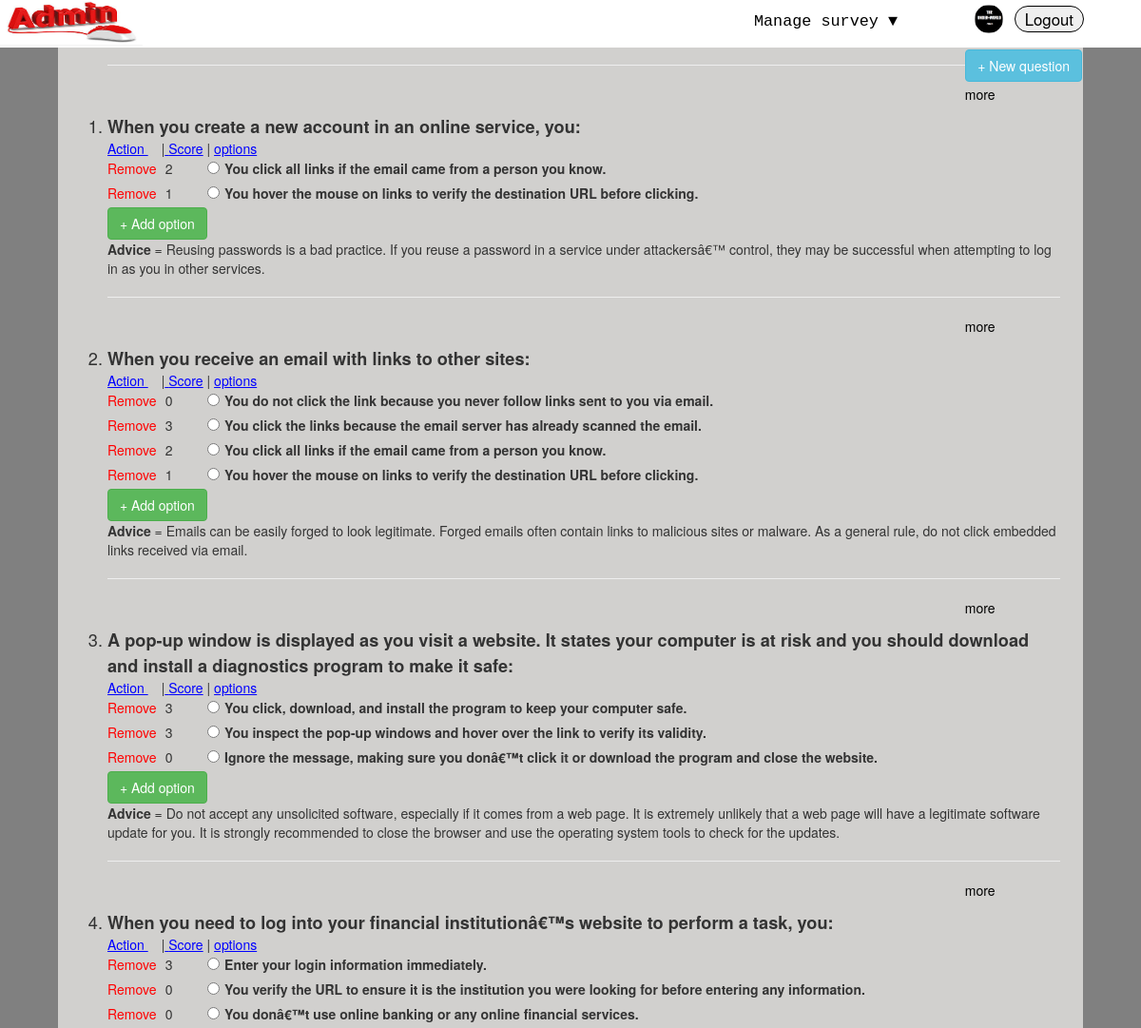
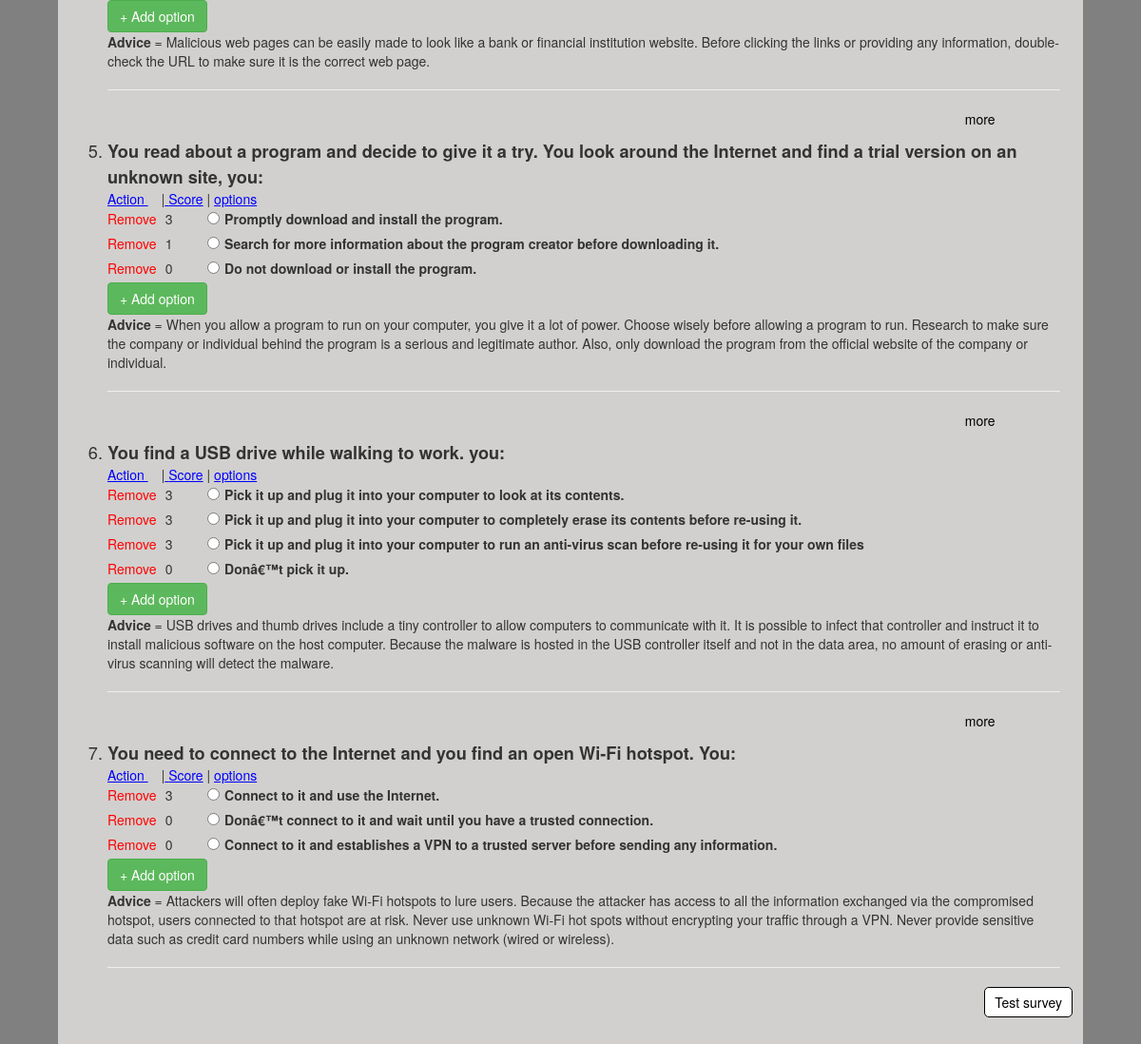
The app's page /admin_survey.php (signed in) with its own data (2 pictures, top to bottom).
### tables this page shows
CREATE TABLE `questions` (
  `question_id` int(11) NOT NULL,
  `question` text NOT NULL
);

CREATE TABLE `table_options` (
  `option_id` int(11) NOT NULL,
  `options` text NOT NULL,
  `question_id` int(11) NOT NULL,
  `score` int(11) NOT NULL
);

CREATE TABLE `advices` (
  `advice_id` int(11) NOT NULL,
  `question_id` int(11) NOT NULL,
  `advice` text NOT NULL
);

### admin_survey.php (the view, shortened to what this page needs)
<?php
	$conn = new PDO("mysql:host=localhost;dbname=under_world", "root", "");
?>
<!DOCTYPE html>
<html>
    <head>
      <link rel="stylesheet" href="./js/jquery-ui.css">
      <link rel="stylesheet" href="./js/bootstrap.min.css">
    </head>
    <body>
        <nav class="navbar  navbar-fixed-top">
          <img id="myImg" src="admin.png" alt="The Underworld" width="30" height="30">
          <div class="dropdown drop1">
            <p class="manage">Manage survey &#9660;</p>
          </div>
          <a href="admin.php"><img class="Imgs" src="admin_pic.jpg" alt="Admin" width="150" height="47"></a>
          <div class="dropdown">
              <form method="post">
              <button class="admin" name="logout">Logout</button>
          </form>
          </div>
        </nav>
      	<div class="my_panel">
          <form action="" method="post" class="this_form">
            <button class="btn btn-info" type="submit" name="add">+ New question</button>
          </form>
       		<?php
       		$result = "SELECT * FROM questions limit 10";
			$statement2 = $conn->prepare($result);
 			$statement2->execute();
 			$rows = $statement2->fetchAll();
 			?>
      <form action="" method="post">
        <ol start="1"><hr><?php
     			foreach($rows as $row)
    			{
    		  	$que_id = $row['question_id'];?>
            <div class="dropdown dropdown1">
              <p>more</p>
            </div>
            <li class="questions"><b><?php echo $row['question'];?></b></li>
            <u>Action </u> <i>---</i>|<u> Score</u> | <u>options</u><br>
            <?php
    		  	$result1 = "SELECT * FROM table_options WHERE question_id='$que_id'";
    				$statement1 = $conn->prepare($result1);
    	 			$statement1->execute();
    	 			$rows1 = $statement1->fetchAll();
            $resulti = "SELECT * FROM advices WHERE question_id='$que_id' limit 1";
            $statementi = $conn->prepare($resulti);
            $statementi->execute();
            $rowsi = $statementi->fetchAll();
    	 			foreach($rows1 as $row1)
    				{
              $opt_id = $row1['option_id'];
              echo "<a href='remove.php?id=".$opt_id."' class='remove'>Remove</a>"."<i>--</i>".$row1['score']."<i>-------</i>";?>
    					<input class="radios" type="radio"  name="rad_<?php echo $que_id;?>" value="<?php echo $row1['score']; ?>"/><label><?php echo " ".$row1['options'];?></label><br><?php
    				}?><button data-toggle="modal" class="btn btn-success" data-target="#add_option_<?php echo $que_id;?>"> + Add option</button>
            <br>
            <?php
            foreach($rowsi as $rowss)
            {
              echo "<b>Advice</b> = ".$rowss['advice'];
            }
            ?>
            <hr><?php
    			}
    			?>
    		</ol>
        <a href="survey.php" class="test">Test survey</a>
        <br><br><br>
      </form>
	</div>
	</body>
</html>

### admin_survey.php (style rules this page uses)
body { margin-top: 3%; margin-right: 5%; margin-left: 5%; padding-top: 1%; padding-right: 2%; border-right: 1px solid grey; border-left: 1px solid grey; padding-left: 1%; background-color: #d1d0ce; }
html { background-color: grey; }
.questions { font-size: 130%; }
.this_form { position: fixed; right: 5%; margin-right: 2px; top:52px; }
label { padding-left: 5px; }
.test { border: 1px solid black; position: absolute;right: 6%;background-color: white; padding:5px 10px 5px 10px; border-radius: 5px; color: black; }
.dropdown1 { margin-left: 95%; margin-right: 1%; position: relative; display: inline-block; color:black; }
.dropdown1 { margin-left: 90%; margin-right: 1%; position: relative; display: inline-block; color:black; }
.radios { margin-left: 10px; }
.remove { color:red; }
i { color:transparent; }
u { color: blue; }
.drop1 { right: 20%; top: 5px; font-family:monospace ;font-size: 120%; position: absolute; display: inline-block; color:black; }
#myImg { position: absolute;right: 145px; top:5px; border-radius: 100%; cursor: pointer; transition: 0.3s; }
.Imgs { position: absolute; left:0px; top: 1px;max-width: 120px min-height:33px; }
.navbar { height: 30px; background-color: white; margin-left: 0px; margin-right: 0px; }
.admin { position: absolute; right: 60px; top:6px; text-align: center; border:1px solid black; padding-left:10px; border-radius: 15px; padding-right: 10px; font-size:120%; color:black; }
.manage { color: black; min-width: 150px; text-align: center; margin-right: 10px; padding: 6px; }

### records on screen
questions: question "When you create a new account in an online service, you:"
table_options: score "2", options "You click all links if the email came from a person you know."
table_options: score "1", options "You hover the mouse on links to verify the destination URL before clicking."
advices: advice "Reusing passwords is a bad practice. If you reuse a password in a service under attackersâ€™ control, they may be successful when attempting to log in as you in other services."
questions: question "When you receive an email with links to other sites:"
table_options: score "0", options "You do not click the link because you never follow links sent to you via email."
table_options: score "3", options "You click the links because the email server has already scanned the email."
table_options: score "2", options "You click all links if the email came from a person you know."
table_options: score "1", options "You hover the mouse on links to verify the destination URL before clicking."
advices: advice "Emails can be easily forged to look legitimate. Forged emails often contain links to malicious sites or malware. As a general rule, do not click embedded links received via email."
questions: question "A pop-up window is displayed as you visit a website. It states your computer is at risk and you should download and install a diagnostics program to make it safe:"
table_options: score "3", options "You click, download, and install the program to keep your computer safe."
table_options: score "3", options "You inspect the pop-up windows and hover over the link to verify its validity."
table_options: score "0", options "Ignore the message, making sure you donâ€™t click it or download the program and close the website."
advices: advice "Do not accept any unsolicited software, especially if it comes from a web page. It is extremely unlikely that a web page will have a legitimate software update for you. It is strongly recommended to close the browser and use the operating system tools to check for the updates."
questions: question "When you need to log into your financial institutionâ€™s website to perform a task, you:"
table_options: score "3", options "Enter your login information immediately."
table_options: score "0", options "You verify the URL to ensure it is the institution you were looking for before entering any information."
table_options: score "0", options "You donâ€™t use online banking or any online financial services."
advices: advice "Malicious web pages can be easily made to look like a bank or financial institution website. Before clicking the links or providing any information, double-check the URL to make sure it is the correct web page."
questions: question "You read about a program and decide to give it a try. You look around the Internet and find a trial version on an unknown site, you:"
table_options: score "3", options "Promptly download and install the program."
table_options: score "1", options "Search for more information about the program creator before downloading it."
table_options: score "0", options "Do not download or install the program."
advices: advice "When you allow a program to run on your computer, you give it a lot of power. Choose wisely before allowing a program to run. Research to make sure the company or individual behind the program is a serious and legitimate author. Also, only download the program from the official website of the company or individual."
questions: question "You find a USB drive while walking to work. you:"
table_options: score "3", options "Pick it up and plug it into your computer to look at its contents."
table_options: score "3", options "Pick it up and plug it into your computer to completely erase its contents before re-using it."
table_options: score "3", options "Pick it up and plug it into your computer to run an anti-virus scan before re-using it for your own files"
table_options: score "0", options "Donâ€™t pick it up."
advices: advice "USB drives and thumb drives include a tiny controller to allow computers to communicate with it. It is possible to infect that controller and instruct it to install malicious software on the host computer. Because the malware is hosted in the USB controller itself and not in the data area, no amount of erasing or anti-virus scanning will detect the malware."
questions: question "You need to connect to the Internet and you find an open Wi-Fi hotspot. You:"
table_options: score "3", options "Connect to it and use the Internet."
table_options: score "0", options "Donâ€™t connect to it and wait until you have a trusted connection."
table_options: score "0", options "Connect to it and establishes a VPN to a trusted server before sending any information."
advices: advice "Attackers will often deploy fake Wi-Fi hotspots to lure users. Because the attacker has access to all the information exchanged via the compromised hotspot, users connected to that hotspot are at risk. Never use unknown Wi-Fi hot spots without encrypting your traffic through a VPN. Never provide sensitive data such as credit card numbers while using an unknown network (wired or wireless)."
